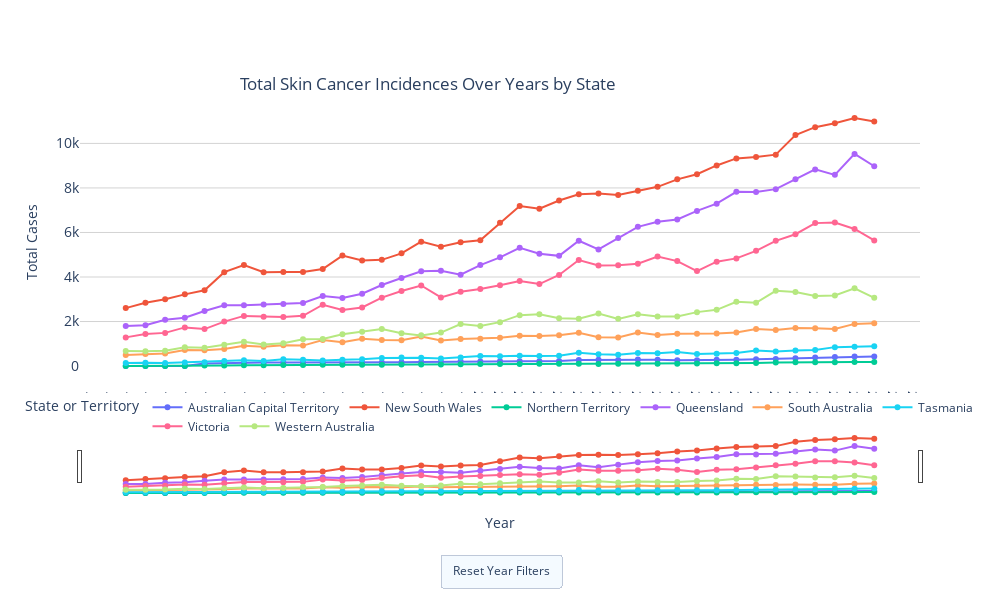

Here is the notebook cell this chart was saved with:
### Code cell
def plot_cancer_cases_by_state_interactive(df_incidence_and_mortality_1, except_value, is_filtered, group_value_list, category):
    """
    Plots an interactive line chart showing total skin cancer incidences over the years for each State or Territory.
    Users can toggle visibility for different territories by interacting with the chart legend.

    Parameters:
    df_incidence_and_mortality_1 (pd.DataFrame): DataFrame containing 'Year', 'new_count', and 'State or Territory' columns.
    except_value (str): Value to exclude in filtering.
    is_filtered (bool): Flag indicating if data should be filtered.
    group_value_list (list): List of column names to group by.
    category (str): Category label for the plot title.

    Returns:
    None
    """
    # Filter data if necessary
    if is_filtered:
        df_incidence_and_mortality_1 = df_incidence_and_mortality_1[~df_incidence_and_mortality_1[group_value_list[1]].isin([except_value])]
    
    # Aggregate data by summing 'new_count' for each Year and State/Territory
    df_grouped = df_incidence_and_mortality_1.groupby(group_value_list, as_index=False)['new_count'].sum()

    # Create an interactive plot using plotly.express
    fig = px.line(df_grouped, x='Year', y='new_count', color=group_value_list[1],
                  title=f'Total Skin Cancer {category} Over Years by State',
                  labels={'new_count': 'Total Cases', 'Year': 'Year'},
                  markers=True)
    
    # Update layout to set background color to white, light grey grid for the y-axis, and bigger chart
    fig.update_layout(
        plot_bgcolor='white',  # Set background color to white
        xaxis=dict(
            tickmode='linear',
            rangeslider=dict(visible=True),  # Enable the range slider for Year
            title='Year',  # X-axis title
        ),
        yaxis=dict(
            title='Total Cases',  # Y-axis title
            gridcolor='lightgrey',  # Set a light grey grid color for the y-axis
            tickfont=dict(size=14)  # Increase the font size of the y-axis labels
        ),
        hovermode='closest',  # Show closest data on hover
        width=1000,  # Set chart width to be bigger
        height=600,  # Set chart height to be bigger
        title_x=0.24,  # Center title horizontally
        title_y=0.87,  # Bring the title closer to the chart
        legend=dict(
            orientation='h',  # Set legend horizontally
            yanchor='bottom',  # Place legend at the bottom
            y=-0.2,  # Position it below the chart
            xanchor='center',  # Center the legend
            x=0.5,  # Center the legend horizontally
        ),
        updatemenus=[dict(
            type='buttons',  # Use buttons instead of dropdown
            x=0.5,  # Center the button horizontally
            y=-0.6,  # Position the button below the chart
            buttons=[dict(
                label="Reset Year Filters",
                method="relayout",
                args=[{
                    'xaxis.range': [df_grouped['Year'].min(), df_grouped['Year'].max()],
                    'xaxis.rangeselector': {'visible': False}
                }]
            )],
            showactive=True,
            font=dict(size=12),  # Button text size
            xanchor='center',  # Center the button
            yanchor='top'
        )]
    )
    
    # Show the interactive plot
    fig.show()

# Example of how to call the function
plot_cancer_cases_by_state_interactive(df_incidence_and_mortality_1, 'Australia', True, ['Year', 'State or Territory'], 'Incidences')

### Figure 1 — Plotly figure (JSON) as saved in the notebook; plotly's stock layout.template omitted (floating-point values rounded to 4 significant figures)
{"data": [{"hovertemplate": "State or Territory=Australian Capital Territory<br>Year=%{x}<br>Total Cases=%{y}<extra></extra>", "legendgroup": "Australian Capital Territory", "line": {"color": "#636efa", "dash": "solid"}, "marker": {"symbol": "circle"}, "mode": "lines+markers", "name": "Australian Capital Territory", "orientation": "v", "showlegend": true, "type": "scatter", "x": [1982, 1983, 1984, 1985, 1986, 1987, 1988, 1989, 1990, 1991, 1992, 1993, 1994, 1995, 1996, 1997, 1998, 1999, 2000, 2001, 2002, 2003, 2004, 2005, 2006, 2007, 2008, 2009, 2010, 2011, 2012, 2013, 2014, 2015, 2016, 2017, 2018, 2019, 2020], "xaxis": "x", "y": [0, 0, 0, 0, 114, 138, 151, 158, 160, 159, 152, 148, 148, 162, 167, 186, 195, 213, 209, 218, 216, 218, 226, 277, 283, 276, 289, 279, 260, 260, 279, 284, 301, 320, 349, 382, 404, 426, 424], "yaxis": "y"}, {"hovertemplate": "State or Territory=New South Wales<br>Year=%{x}<br>Total Cases=%{y}<extra></extra>", "legendgroup": "New South Wales", "line": {"color": "#EF553B", "dash": "solid"}, "marker": {"symbol": "circle"}, "mode": "lines+markers", "name": "New South Wales", "orientation": "v", "showlegend": true, "type": "scatter", "x": [1982, 1983, 1984, 1985, 1986, 1987, 1988, 1989, 1990, 1991, 1992, 1993, 1994, 1995, 1996, 1997, 1998, 1999, 2000, 2001, 2002, 2003, 2004, 2005, 2006, 2007, 2008, 2009, 2010, 2011, 2012, 2013, 2014, 2015, 2016, 2017, 2018, 2019, 2020], "xaxis": "x", "y": [2602, 2844, 2998, 3220, 3404, 4218, 4536, 4214, 4224, 4220, 4356, 4962, 4740, 4770, 5062, 5588, 5356, 5558, 5652, 6436, 7188, 7064, 7436, 7714, 7756, 7686, 7874, 8050, 8386, 8618, 9010, 9326, 9394, 9496, 10378, 10730, 10904, 11144, 10986], "yaxis": "y"}, {"hovertemplate": "State or Territory=Northern Territory<br>Year=%{x}<br>Total Cases=%{y}<extra></extra>", "legendgroup": "Northern Territory", "line": {"color": "#00cc96", "dash": "solid"}, "marker": {"symbol": "circle"}, "mode": "lines+markers", "name": "Northern Territory", "orientation": "v", "showlegend": true, "type": "scatter", "x": [1982, 1983, 1984, 1985, 1986, 1987, 1988, 1989, 1990, 1991, 1992, 1993, 1994, 1995, 1996, 1997, 1998, 1999, 2000, 2001, 2002, 2003, 2004, 2005, 2006, 2007, 2008, 2009, 2010, 2011, 2012, 2013, 2014, 2015, 2016, 2017, 2018, 2019, 2020], "xaxis": "x", "y": [0, 0, 0, 0, 22, 26, 35, 38, 44, 51, 62, 62, 64, 64, 70, 72, 74, 80, 90, 94, 90, 98, 100, 98, 96, 100, 100, 102, 108, 113, 124, 129, 140, 154, 169, 168, 173, 182, 181], "yaxis": "y"}, {"hovertemplate": "State or Territory=Queensland<br>Year=%{x}<br>Total Cases=%{y}<extra></extra>", "legendgroup": "Queensland", "line": {"color": "#ab63fa", "dash": "solid"}, "marker": {"symbol": "circle"}, "mode": "lines+markers", "name": "Queensland", "orientation": "v", "showlegend": true, "type": "scatter", "x": [1982, 1983, 1984, 1985, 1986, 1987, 1988, 1989, 1990, 1991, 1992, 1993, 1994, 1995, 1996, 1997, 1998, 1999, 2000, 2001, 2002, 2003, 2004, 2005, 2006, 2007, 2008, 2009, 2010, 2011, 2012, 2013, 2014, 2015, 2016, 2017, 2018, 2019, 2020], "xaxis": "x", "y": [1802, 1834, 2080, 2172, 2476, 2734, 2734, 2760, 2788, 2834, 3146, 3054, 3248, 3640, 3956, 4260, 4278, 4100, 4534, 4882, 5312, 5044, 4950, 5628, 5238, 5748, 6252, 6482, 6584, 6970, 7292, 7826, 7822, 7946, 8394, 8834, 8588, 9530, 8974], "yaxis": "y"}, {"hovertemplate": "State or Territory=South Australia<br>Year=%{x}<br>Total Cases=%{y}<extra></extra>", "legendgroup": "South Australia", "line": {"color": "#FFA15A", "dash": "solid"}, "marker": {"symbol": "circle"}, "mode": "lines+markers", "name": "South Australia", "orientation": "v", "showlegend": true, "type": "scatter", "x": [1982, 1983, 1984, 1985, 1986, 1987, 1988, 1989, 1990, 1991, 1992, 1993, 1994, 1995, 1996, 1997, 1998, 1999, 2000, 2001, 2002, 2003, 2004, 2005, 2006, 2007, 2008, 2009, 2010, 2011, 2012, 2013, 2014, 2015, 2016, 2017, 2018, 2019, 2020], "xaxis": "x", "y": [496, 536, 564, 724, 712, 770, 916, 870, 934, 918, 1166, 1070, 1224, 1166, 1164, 1326, 1152, 1210, 1230, 1276, 1366, 1346, 1386, 1498, 1292, 1284, 1510, 1390, 1452, 1454, 1464, 1506, 1662, 1622, 1710, 1696, 1664, 1894, 1918], "yaxis": "y"}, {"hovertemplate": "State or Territory=Tasmania<br>Year=%{x}<br>Total Cases=%{y}<extra></extra>", "legendgroup": "Tasmania", "line": {"color": "#19d3f3", "dash": "solid"}, "marker": {"symbol": "circle"}, "mode": "lines+markers", "name": "Tasmania", "orientation": "v", "showlegend": true, "type": "scatter", "x": [1982, 1983, 1984, 1985, 1986, 1987, 1988, 1989, 1990, 1991, 1992, 1993, 1994, 1995, 1996, 1997, 1998, 1999, 2000, 2001, 2002, 2003, 2004, 2005, 2006, 2007, 2008, 2009, 2010, 2011, 2012, 2013, 2014, 2015, 2016, 2017, 2018, 2019, 2020], "xaxis": "x", "y": [136, 152, 132, 160, 174, 222, 260, 230, 304, 286, 254, 278, 304, 366, 380, 376, 340, 382, 456, 444, 464, 446, 460, 596, 532, 508, 584, 576, 628, 544, 548, 584, 696, 652, 694, 720, 850, 870, 894], "yaxis": "y"}, {"hovertemplate": "State or Territory=Victoria<br>Year=%{x}<br>Total Cases=%{y}<extra></extra>", "legendgroup": "Victoria", "line": {"color": "#FF6692", "dash": "solid"}, "marker": {"symbol": "circle"}, "mode": "lines+markers", "name": "Victoria", "orientation": "v", "showlegend": true, "type": "scatter", "x": [1982, 1983, 1984, 1985, 1986, 1987, 1988, 1989, 1990, 1991, 1992, 1993, 1994, 1995, 1996, 1997, 1998, 1999, 2000, 2001, 2002, 2003, 2004, 2005, 2006, 2007, 2008, 2009, 2010, 2011, 2012, 2013, 2014, 2015, 2016, 2017, 2018, 2019, 2020], "xaxis": "x", "y": [1288, 1442, 1490, 1736, 1660, 1996, 2252, 2216, 2202, 2258, 2754, 2522, 2630, 3072, 3372, 3620, 3084, 3336, 3464, 3634, 3818, 3682, 4090, 4764, 4522, 4526, 4598, 4918, 4714, 4266, 4688, 4836, 5174, 5626, 5922, 6420, 6445, 6156, 5644], "yaxis": "y"}, {"hovertemplate": "State or Territory=Western Australia<br>Year=%{x}<br>Total Cases=%{y}<extra></extra>", "legendgroup": "Western Australia", "line": {"color": "#B6E880", "dash": "solid"}, "marker": {"symbol": "circle"}, "mode": "lines+markers", "name": "Western Australia", "orientation": "v", "showlegend": true, "type": "scatter", "x": [1982, 1983, 1984, 1985, 1986, 1987, 1988, 1989, 1990, 1991, 1992, 1993, 1994, 1995, 1996, 1997, 1998, 1999, 2000, 2001, 2002, 2003, 2004, 2005, 2006, 2007, 2008, 2009, 2010, 2011, 2012, 2013, 2014, 2015, 2016, 2017, 2018, 2019, 2020], "xaxis": "x", "y": [674, 660, 692, 840, 820, 956, 1094, 964, 1022, 1204, 1216, 1426, 1544, 1664, 1470, 1378, 1502, 1886, 1796, 1972, 2286, 2326, 2152, 2126, 2364, 2120, 2328, 2226, 2228, 2422, 2526, 2886, 2840, 3378, 3324, 3150, 3174, 3494, 3063], "yaxis": "y"}], "layout": {"height": 600, "hovermode": "closest", "legend": {"orientation": "h", "title": {"text": "State or Territory"}, "tracegroupgap": 0, "x": 0.5, "xanchor": "center", "y": -0.2, "yanchor": "bottom"}, "plot_bgcolor": "white", "title": {"text": "Total Skin Cancer Incidences Over Years by State", "x": 0.24, "y": 0.87}, "updatemenus": [{"buttons": [{"args": [{"xaxis.range": [1982, 2020], "xaxis.rangeselector": {"visible": false}}], "label": "Reset Year Filters", "method": "relayout"}], "font": {"size": 12}, "showactive": true, "type": "buttons", "x": 0.5, "xanchor": "center", "y": -0.6, "yanchor": "top"}], "width": 1000, "xaxis": {"anchor": "y", "domain": [0, 1], "rangeslider": {"visible": true}, "tickmode": "linear", "title": {"text": "Year"}}, "yaxis": {"anchor": "x", "domain": [0, 1], "gridcolor": "lightgrey", "tickfont": {"size": 14}, "title": {"text": "Total Cases"}}}}
